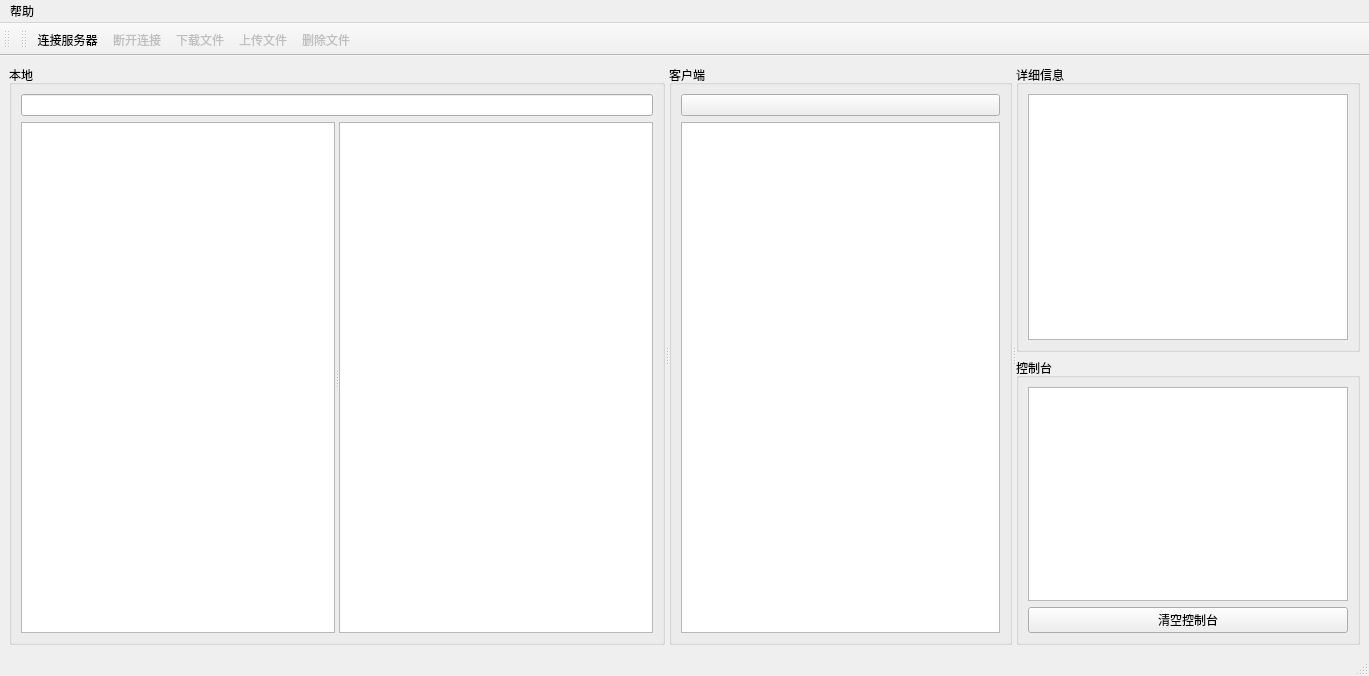
<?xml version="1.0" encoding="UTF-8"?>
<ui version="4.0">
 <class>MainWindow</class>
 <widget class="QMainWindow" name="MainWindow">
  <property name="geometry">
   <rect>
    <x>0</x>
    <y>0</y>
    <width>1369</width>
    <height>676</height>
   </rect>
  </property>
  <property name="windowTitle">
   <string>MainWindow</string>
  </property>
  <widget class="QWidget" name="centralwidget">
   <layout class="QGridLayout" name="gridLayout_7">
    <item row="0" column="0">
     <widget class="QSplitter" name="splitter_3">
      <property name="orientation">
       <enum>Qt::Horizontal</enum>
      </property>
      <widget class="QWidget" name="widget" native="true">
       <layout class="QGridLayout" name="gridLayout_6">
        <item row="0" column="0">
         <widget class="QSplitter" name="splitter_2">
          <property name="orientation">
           <enum>Qt::Horizontal</enum>
          </property>
          <widget class="QGroupBox" name="groupBox_3">
           <property name="cursor">
            <cursorShape>ArrowCursor</cursorShape>
           </property>
           <property name="mouseTracking">
            <bool>false</bool>
           </property>
           <property name="styleSheet">
            <string notr="true"/>
           </property>
           <property name="title">
            <string>本地</string>
           </property>
           <property name="flat">
            <bool>false</bool>
           </property>
           <property name="checkable">
            <bool>false</bool>
           </property>
           <layout class="QGridLayout" name="gridLayout_3">
            <item row="0" column="0">
             <widget class="QLineEdit" name="pathLineEdit"/>
            </item>
            <item row="1" column="0">
             <widget class="QSplitter" name="splitter">
              <property name="orientation">
               <enum>Qt::Horizontal</enum>
              </property>
              <widget class="QTreeView" name="treeView"/>
              <widget class="QListView" name="listView"/>
             </widget>
            </item>
           </layout>
          </widget>
          <widget class="QGroupBox" name="groupBox">
           <property name="title">
            <string>客户端</string>
           </property>
           <layout class="QGridLayout" name="gridLayout_5">
            <item row="1" column="0">
             <widget class="QTreeView" name="treeView_2"/>
            </item>
            <item row="0" column="0">
             <widget class="QPushButton" name="refreshButton">
              <property name="toolTip">
               <string>刷</string>
              </property>
              <property name="whatsThis">
               <string>刷新</string>
              </property>
              <property name="text">
               <string/>
              </property>
              <property name="icon">
               <iconset resource="resource.qrc">
                <normaloff>:/icons/refresh.png</normaloff>:/icons/refresh.png</iconset>
              </property>
              <property name="iconSize">
               <size>
                <width>20</width>
                <height>20</height>
               </size>
              </property>
             </widget>
            </item>
           </layout>
          </widget>
         </widget>
        </item>
       </layout>
      </widget>
      <widget class="QWidget" name="widget_2" native="true">
       <layout class="QGridLayout" name="gridLayout_4">
        <item row="0" column="0">
         <widget class="QGroupBox" name="groupBox_4">
          <property name="title">
           <string>详细信息</string>
          </property>
          <layout class="QGridLayout" name="gridLayout">
           <item row="0" column="0">
            <widget class="QTextEdit" name="datailTextEdit"/>
           </item>
          </layout>
         </widget>
        </item>
        <item row="1" column="0">
         <widget class="QGroupBox" name="groupBox_5">
          <property name="title">
           <string>控制台</string>
          </property>
          <layout class="QGridLayout" name="gridLayout_2">
           <item row="0" column="0">
            <widget class="QTextBrowser" name="textBrowser"/>
           </item>
           <item row="1" column="0">
            <widget class="QPushButton" name="pushButton_2">
             <property name="text">
              <string>清空控制台</string>
             </property>
            </widget>
           </item>
          </layout>
         </widget>
        </item>
       </layout>
      </widget>
     </widget>
    </item>
   </layout>
  </widget>
  <widget class="QStatusBar" name="statusbar"/>
  <widget class="QMenuBar" name="menubar">
   <property name="geometry">
    <rect>
     <x>0</x>
     <y>0</y>
     <width>1369</width>
     <height>25</height>
    </rect>
   </property>
   <widget class="QMenu" name="menu">
    <property name="title">
     <string>帮助</string>
    </property>
    <addaction name="actionabout"/>
   </widget>
   <addaction name="menu"/>
  </widget>
  <widget class="QToolBar" name="toolBar">
   <property name="windowTitle">
    <string>toolBar</string>
   </property>
   <attribute name="toolBarArea">
    <enum>TopToolBarArea</enum>
   </attribute>
   <attribute name="toolBarBreak">
    <bool>false</bool>
   </attribute>
  </widget>
  <widget class="QToolBar" name="toolBar_2">
   <property name="enabled">
    <bool>true</bool>
   </property>
   <property name="windowTitle">
    <string>toolBar_2</string>
   </property>
   <attribute name="toolBarArea">
    <enum>TopToolBarArea</enum>
   </attribute>
   <attribute name="toolBarBreak">
    <bool>false</bool>
   </attribute>
   <addaction name="actConnect"/>
   <addaction name="actDisconnect"/>
   <addaction name="actDownload"/>
   <addaction name="actUpload"/>
   <addaction name="actDelete"/>
  </widget>
  <action name="actConnect">
   <property name="text">
    <string>连接服务器</string>
   </property>
   <property name="toolTip">
    <string>连接服务器</string>
   </property>
  </action>
  <action name="actDisconnect">
   <property name="enabled">
    <bool>false</bool>
   </property>
   <property name="text">
    <string>断开连接</string>
   </property>
   <property name="toolTip">
    <string>断开连接</string>
   </property>
  </action>
  <action name="actUpload">
   <property name="enabled">
    <bool>false</bool>
   </property>
   <property name="text">
    <string>上传文件</string>
   </property>
  </action>
  <action name="actDownload">
   <property name="enabled">
    <bool>false</bool>
   </property>
   <property name="text">
    <string>下载文件</string>
   </property>
   <property name="toolTip">
    <string>下载文件</string>
   </property>
  </action>
  <action name="actDelete">
   <property name="enabled">
    <bool>false</bool>
   </property>
   <property name="text">
    <string>删除文件</string>
   </property>
   <property name="toolTip">
    <string>删除文件</string>
   </property>
  </action>
  <action name="actionabout">
   <property name="text">
    <string>about</string>
   </property>
  </action>
 </widget>
 <resources>
  <include location="resource.qrc"/>
 </resources>
 <connections>
  <connection>
   <sender>pushButton_2</sender>
   <signal>clicked()</signal>
   <receiver>textBrowser</receiver>
   <slot>clear()</slot>
   <hints>
    <hint type="sourcelabel">
     <x>927</x>
     <y>666</y>
    </hint>
    <hint type="destinationlabel">
     <x>915</x>
     <y>592</y>
    </hint>
   </hints>
  </connection>
 </connections>
</ui>
